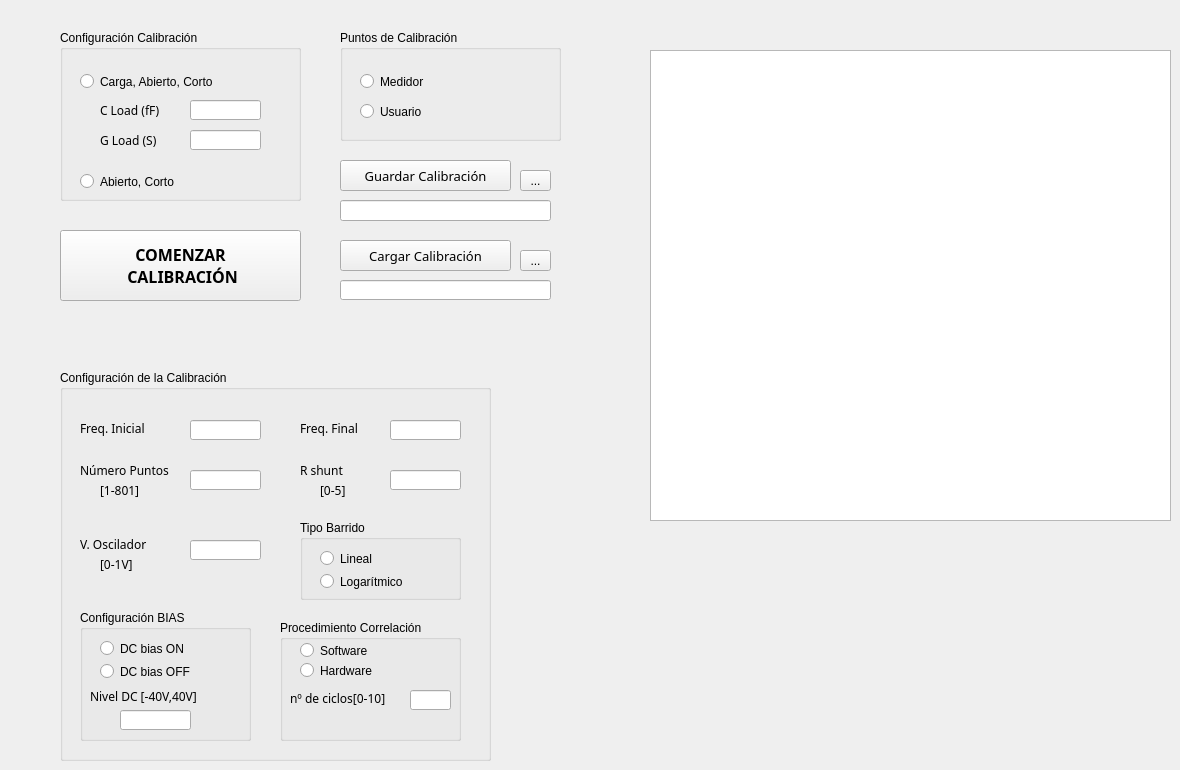
         <widget class="QWidget" name="calibracion">
          <property name="acceptDrops">
           <bool>false</bool>
          </property>
          <attribute name="title">
           <string>CALIBRACIÓN</string>
          </attribute>
          <widget class="QPushButton" name="GO_CAL">
           <property name="geometry">
            <rect>
             <x>60</x>
             <y>230</y>
             <width>241</width>
             <height>71</height>
            </rect>
           </property>
           <property name="font">
            <font>
             <family>Courier 10 Pitch</family>
             <pointsize>12</pointsize>
             <weight>75</weight>
             <bold>true</bold>
            </font>
           </property>
           <property name="text">
            <string>COMENZAR 
 CALIBRACIÓN</string>
           </property>
          </widget>
          <widget class="QPushButton" name="SAVE_CAL">
           <property name="geometry">
            <rect>
             <x>340</x>
             <y>160</y>
             <width>171</width>
             <height>31</height>
            </rect>
           </property>
           <property name="font">
            <font>
             <family>Courier 10 Pitch</family>
             <pointsize>10</pointsize>
            </font>
           </property>
           <property name="text">
            <string>Guardar Calibración</string>
           </property>
          </widget>
          <widget class="QGroupBox" name="groupBox_5">
           <property name="geometry">
            <rect>
             <x>60</x>
             <y>30</y>
             <width>241</width>
             <height>171</height>
            </rect>
           </property>
           <property name="title">
            <string>Configuración Calibración</string>
           </property>
           <widget class="QRadioButton" name="radioButton_config_cal_2">
            <property name="geometry">
             <rect>
              <x>20</x>
              <y>140</y>
              <width>161</width>
              <height>23</height>
             </rect>
            </property>
            <property name="text">
             <string>Abierto, Corto</string>
            </property>
           </widget>
           <widget class="QRadioButton" name="radioButton_config_cal_1">
            <property name="geometry">
             <rect>
              <x>20</x>
              <y>40</y>
              <width>201</width>
              <height>23</height>
             </rect>
            </property>
            <property name="text">
             <string>Carga, Abierto, Corto</string>
            </property>
           </widget>
           <widget class="QLabel" name="label_18">
            <property name="geometry">
             <rect>
              <x>40</x>
              <y>70</y>
              <width>91</width>
              <height>20</height>
             </rect>
            </property>
            <property name="font">
             <font>
              <family>Courier 10 Pitch</family>
              <pointsize>9</pointsize>
             </font>
            </property>
            <property name="text">
             <string>C Load (fF)</string>
            </property>
           </widget>
           <widget class="QLineEdit" name="c_load">
            <property name="geometry">
             <rect>
              <x>130</x>
              <y>70</y>
              <width>71</width>
              <height>20</height>
             </rect>
            </property>
            <property name="readOnly">
             <bool>false</bool>
            </property>
           </widget>
           <widget class="QLabel" name="label_19">
            <property name="geometry">
             <rect>
              <x>40</x>
              <y>100</y>
              <width>81</width>
              <height>20</height>
             </rect>
            </property>
            <property name="font">
             <font>
              <family>Courier 10 Pitch</family>
              <pointsize>9</pointsize>
             </font>
            </property>
            <property name="text">
             <string>G Load (S)</string>
            </property>
           </widget>
           <widget class="QLineEdit" name="g_load">
            <property name="geometry">
             <rect>
              <x>130</x>
              <y>100</y>
              <width>71</width>
              <height>20</height>
             </rect>
            </property>
            <property name="readOnly">
             <bool>false</bool>
            </property>
           </widget>
          </widget>
          <widget class="QGroupBox" name="groupBox_6">
           <property name="geometry">
            <rect>
             <x>340</x>
             <y>30</y>
             <width>221</width>
             <height>111</height>
            </rect>
           </property>
           <property name="title">
            <string>Puntos de Calibración</string>
           </property>
           <widget class="QRadioButton" name="radioButton_pto_cal_usuario">
            <property name="geometry">
             <rect>
              <x>20</x>
              <y>70</y>
              <width>161</width>
              <height>23</height>
             </rect>
            </property>
            <property name="text">
             <string>Usuario</string>
            </property>
           </widget>
           <widget class="QRadioButton" name="radioButton_pto_cal_medidor">
            <property name="geometry">
             <rect>
              <x>20</x>
              <y>40</y>
              <width>131</width>
              <height>23</height>
             </rect>
            </property>
            <property name="text">
             <string>Medidor</string>
            </property>
           </widget>
          </widget>
          <widget class="QPushButton" name="LOAD_CAL">
           <property name="geometry">
            <rect>
             <x>340</x>
             <y>240</y>
             <width>171</width>
             <height>31</height>
            </rect>
           </property>
           <property name="font">
            <font>
             <family>Courier 10 Pitch</family>
             <pointsize>10</pointsize>
            </font>
           </property>
           <property name="text">
            <string>Cargar Calibración</string>
           </property>
          </widget>
          <widget class="QToolButton" name="toolButton_load_2">
           <property name="geometry">
            <rect>
             <x>520</x>
             <y>250</y>
             <width>31</width>
             <height>21</height>
            </rect>
           </property>
           <property name="text">
            <string>...</string>
           </property>
          </widget>
          <widget class="QLineEdit" name="load_path_2">
           <property name="geometry">
            <rect>
             <x>340</x>
             <y>280</y>
             <width>211</width>
             <height>20</height>
            </rect>
           </property>
           <property name="readOnly">
            <bool>false</bool>
           </property>
          </widget>
          <widget class="QLineEdit" name="save_path_2">
           <property name="geometry">
            <rect>
             <x>340</x>
             <y>200</y>
             <width>211</width>
             <height>21</height>
            </rect>
           </property>
          </widget>
          <widget class="QToolButton" name="toolButton_save_2">
           <property name="geometry">
            <rect>
             <x>520</x>
             <y>170</y>
             <width>31</width>
             <height>21</height>
            </rect>
           </property>
           <property name="text">
            <string>...</string>
           </property>
          </widget>
          <widget class="QTextBrowser" name="textBrowser_2">
           <property name="geometry">
            <rect>
             <x>650</x>
             <y>50</y>
             <width>521</width>
             <height>471</height>
            </rect>
           </property>
          </widget>
          <widget class="QGroupBox" name="groupBox_14">
           <property name="geometry">
            <rect>
             <x>60</x>
             <y>370</y>
             <width>431</width>
             <height>391</height>
            </rect>
           </property>
           <property name="autoFillBackground">
            <bool>false</bool>
           </property>
           <property name="title">
            <string>Configuración de la Calibración</string>
           </property>
           <widget class="QLineEdit" name="f_inicial_2">
            <property name="geometry">
             <rect>
              <x>130</x>
              <y>50</y>
              <width>71</width>
              <height>20</height>
             </rect>
            </property>
            <property name="readOnly">
             <bool>false</bool>
            </property>
           </widget>
           <widget class="QLineEdit" name="n_puntos_2">
            <property name="geometry">
             <rect>
              <x>130</x>
              <y>100</y>
              <width>71</width>
              <height>20</height>
             </rect>
            </property>
            <property name="readOnly">
             <bool>false</bool>
            </property>
           </widget>
           <widget class="QLabel" name="label_45">
            <property name="geometry">
             <rect>
              <x>20</x>
              <y>90</y>
              <width>101</width>
              <height>20</height>
             </rect>
            </property>
            <property name="font">
             <font>
              <family>Courier 10 Pitch</family>
              <pointsize>9</pointsize>
             </font>
            </property>
            <property name="text">
             <string>Número Puntos</string>
            </property>
           </widget>
           <widget class="QLabel" name="label_47">
            <property name="geometry">
             <rect>
              <x>20</x>
              <y>50</y>
              <width>101</width>
              <height>16</height>
             </rect>
            </property>
            <property name="font">
             <font>
              <family>Courier 10 Pitch</family>
              <pointsize>9</pointsize>
             </font>
            </property>
            <property name="text">
             <string>Freq. Inicial</string>
            </property>
           </widget>
           <widget class="QLabel" name="label_48">
            <property name="geometry">
             <rect>
              <x>240</x>
              <y>50</y>
              <width>91</width>
              <height>16</height>
             </rect>
            </property>
            <property name="font">
             <font>
              <family>Courier 10 Pitch</family>
              <pointsize>9</pointsize>
             </font>
            </property>
            <property name="text">
             <string>Freq. Final</string>
            </property>
           </widget>
           <widget class="QLineEdit" name="f_final_2">
            <property name="geometry">
             <rect>
              <x>330</x>
              <y>50</y>
              <width>71</width>
              <height>20</height>
             </rect>
            </property>
            <property name="readOnly">
             <bool>false</bool>
            </property>
           </widget>
           <widget class="QLabel" name="label_49">
            <property name="geometry">
             <rect>
              <x>240</x>
              <y>90</y>
              <width>101</width>
              <height>20</height>
             </rect>
            </property>
            <property name="font">
             <font>
              <family>Courier 10 Pitch</family>
              <pointsize>9</pointsize>
             </font>
            </property>
            <property name="text">
             <string>R shunt</string>
            </property>
           </widget>
           <widget class="QLineEdit" name="shunt_2">
            <property name="geometry">
             <rect>
              <x>330</x>
              <y>100</y>
              <width>71</width>
              <height>20</height>
             </rect>
            </property>
            <property name="readOnly">
             <bool>false</bool>
            </property>
           </widget>
           <widget class="QLabel" name="label_54">
            <property name="geometry">
             <rect>
              <x>40</x>
              <y>110</y>
              <width>101</width>
              <height>20</height>
             </rect>
            </property>
            <property name="font">
             <font>
              <family>Courier 10 Pitch</family>
              <pointsize>9</pointsize>
             </font>
            </property>
            <property name="text">
             <string>[1-801]</string>
            </property>
           </widget>
           <widget class="QLabel" name="label_55">
            <property name="geometry">
             <rect>
              <x>260</x>
              <y>110</y>
              <width>41</width>
              <height>20</height>
             </rect>
            </property>
            <property name="font">
             <font>
              <family>Courier 10 Pitch</family>
              <pointsize>9</pointsize>
             </font>
            </property>
            <property name="text">
             <string>[0-5]</string>
            </property>
           </widget>
           <widget class="QLabel" name="label_56">
            <property name="geometry">
             <rect>
              <x>40</x>
              <y>184</y>
              <width>101</width>
              <height>20</height>
             </rect>
            </property>
            <property name="font">
             <font>
              <family>Courier 10 Pitch</family>
              <pointsize>9</pointsize>
             </font>
            </property>
            <property name="text">
             <string>[0-1V]</string>
            </property>
           </widget>
           <widget class="QLabel" name="label_57">
            <property name="geometry">
             <rect>
              <x>20</x>
              <y>164</y>
              <width>101</width>
              <height>20</height>
             </rect>
            </property>
            <property name="font">
             <font>
              <family>Courier 10 Pitch</family>
              <pointsize>9</pointsize>
             </font>
            </property>
            <property name="text">
             <string>V. Oscilador</string>
            </property>
           </widget>
           <widget class="QLineEdit" name="vosc_2">
            <property name="geometry">
             <rect>
              <x>130</x>
              <y>170</y>
              <width>71</width>
              <height>20</height>
             </rect>
            </property>
            <property name="readOnly">
             <bool>false</bool>
            </property>
           </widget>
           <widget class="QGroupBox" name="groupBox_8">
            <property name="geometry">
             <rect>
              <x>240</x>
              <y>150</y>
              <width>161</width>
              <height>80</height>
             </rect>
            </property>
            <property name="title">
             <string>Tipo Barrido</string>
            </property>
            <widget class="QRadioButton" name="radioButton_lineal_2">
             <property name="geometry">
              <rect>
               <x>20</x>
               <y>27</y>
               <width>111</width>
               <height>23</height>
              </rect>
             </property>
             <property name="text">
              <string>Lineal</string>
             </property>
            </widget>
            <widget class="QRadioButton" name="radioButton_log_2">
             <property name="geometry">
              <rect>
               <x>20</x>
               <y>50</y>
               <width>111</width>
               <height>23</height>
              </rect>
             </property>
             <property name="text">
              <string>Logarítmico</string>
             </property>
            </widget>
           </widget>
           <widget class="QGroupBox" name="groupBox_9">
            <property name="geometry">
             <rect>
              <x>20</x>
              <y>240</y>
              <width>171</width>
              <height>131</height>
             </rect>
            </property>
            <property name="title">
             <string>Configuración BIAS</string>
            </property>
            <property name="checkable">
             <bool>false</bool>
            </property>
            <widget class="QRadioButton" name="radioButton_DC_OFF_2">
             <property name="geometry">
              <rect>
               <x>20</x>
               <y>50</y>
               <width>111</width>
               <height>23</height>
              </rect>
             </property>
             <property name="text">
              <string>DC bias OFF</string>
             </property>
            </widget>
            <widget class="QRadioButton" name="radioButton_DC_ON_2">
             <property name="geometry">
              <rect>
               <x>20</x>
               <y>27</y>
               <width>111</width>
               <height>23</height>
              </rect>
             </property>
             <property name="text">
              <string>DC bias ON</string>
             </property>
            </widget>
            <widget class="QLabel" name="label_21">
             <property name="geometry">
              <rect>
               <x>10</x>
               <y>76</y>
               <width>141</width>
               <height>20</height>
              </rect>
             </property>
             <property name="font">
              <font>
               <family>Courier 10 Pitch</family>
               <pointsize>9</pointsize>
              </font>
             </property>
             <property name="text">
              <string>Nivel DC [-40V,40V]</string>
             </property>
            </widget>
            <widget class="QLineEdit" name="nivel_DC_2">
             <property name="geometry">
              <rect>
               <x>40</x>
               <y>100</y>
               <width>71</width>
               <height>20</height>
              </rect>
             </property>
             <property name="readOnly">
              <bool>false</bool>
             </property>
            </widget>
           </widget>
           <widget class="QGroupBox" name="groupBox_7">
            <property name="geometry">
             <rect>
              <x>220</x>
              <y>250</y>
              <width>181</width>
              <height>121</height>
             </rect>
            </property>
            <property name="title">
             <string>Procedimiento Correlación</string>
            </property>
            <widget class="QRadioButton" name="radioButton_Corre_2">
             <property name="geometry">
              <rect>
               <x>20</x>
               <y>20</y>
               <width>111</width>
               <height>21</height>
              </rect>
             </property>
             <property name="text">
              <string>Software</string>
             </property>
            </widget>
            <widget class="QRadioButton" name="radioButton_F_Corre_2">
             <property name="geometry">
              <rect>
               <x>20</x>
               <y>40</y>
               <width>151</width>
               <height>21</height>
              </rect>
             </property>
             <property name="text">
              <string>Hardware</string>
             </property>
            </widget>
           </widget>
          </widget>
          <widget class="QLineEdit" name="n_ciclos_2">
           <property name="geometry">
            <rect>
             <x>410</x>
             <y>690</y>
             <width>41</width>
             <height>20</height>
            </rect>
           </property>
           <property name="text">
            <string/>
           </property>
           <property name="readOnly">
            <bool>false</bool>
           </property>
          </widget>
          <widget class="QLabel" name="label_59">
           <property name="geometry">
            <rect>
             <x>290</x>
             <y>690</y>
             <width>121</width>
             <height>16</height>
            </rect>
           </property>
           <property name="font">
            <font>
             <family>Courier 10 Pitch</family>
             <pointsize>9</pointsize>
            </font>
           </property>
           <property name="text">
            <string>nº de ciclos[0-10]</string>
           </property>
          </widget>
         </widget>
